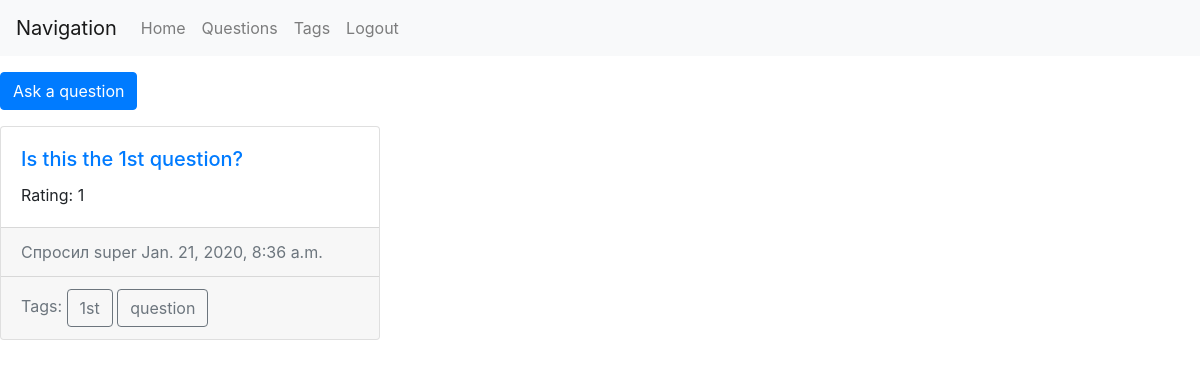
Page /questions/ (signed in) on the committed database.
### questions/models.py (models this page shows, shortened)
class Question(models.Model):
    author = models.ForeignKey(settings.AUTH_USER_MODEL, on_delete=models.CASCADE, related_name='QuestionAuthor')
    title = models.CharField(max_length=500)
    text = models.TextField()
    creation_date = models.DateTimeField(default=timezone.now)
    likes = models.IntegerField(default=0)
    dislikes = models.IntegerField(default=0)
    voted_user = models.ManyToManyField(User, related_name='QuestionVote')
    rating = models.IntegerField(default=0)
    new_tag = models.CharField(max_length=50, blank=True, null=True)
    tags = models.ManyToManyField('Tag', blank=True, related_name='posts')

class Tag(models.Model):
    title = models.CharField(max_length=50)
    slug = models.SlugField(max_length=50)
    def get_absolute_url(self):
        return reverse("tag", kwargs={"slug": self.slug})

### questions/views.py (the view)
# urls.py: path('' , include('questions.urls')) ,
def questions(request):
    questions = Question.objects.filter(creation_date__lte=timezone.now()).order_by('-creation_date')
    return render(request, 'questions/questions.html', {'questions' : questions})

### questions/templates/questions/questions.html (shortened to what this page needs)
{% extends "base.html" %}
{% block content %}
    {% if user.is_authenticated %}
        <div>
            <p><a href="{% url 'asking' %}" class="btn btn-primary">Ask a question</a></p></p>
        </div>
        {% for question in questions %}
            <div class='row'>
                <div class='col-xl-4'>
                    <div class="card text-left">
                        <div class="card-body">
                            <h5 class="card-title"><a href="{% url 'question' question.id %}">{{ question.title }}</a></h5>
                            <p class="card-text">Rating: {{ question.rating }}</p>
                        </div>
                        <div class="card-footer text-muted">
                            Спросил {{question.author}} {{question.creation_date}}
                        </div>
                        <div class="card-footer text-muted">
                            Tags:
                            {% for tag in question.tags.all %}
                                <a href="{{ tag.get_absolute_url }}" class="btn btn-outline-secondary">{{ tag.title }}</a>
                            {% endfor %}
                        </div>
                    </div>
                </div>
            </div>
        {% endfor %}
    {% else %}
        <p>Для просмотра этой страницы необходима авторизация</p>
        <p><a href="/accounts/login/">Войти</a></p>
    {% endif %}
{% endblock content %}

### rows in the picture
Question: title "Is this the 1st question?", rating "1", author "super", creation_date "Jan. 21, 2020, 8:36 a.m."
Tag: title "1st"
Tag: title "question"
